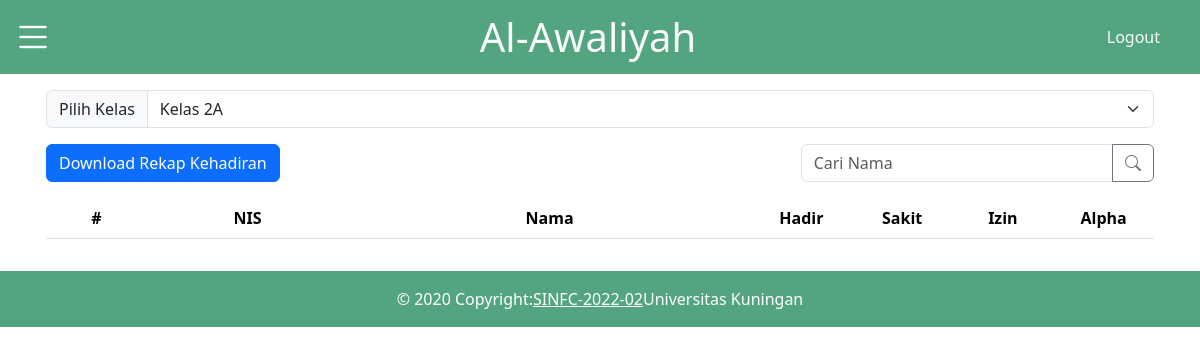
Page /pages/rekap2A.php (signed in) on the earlier database version.
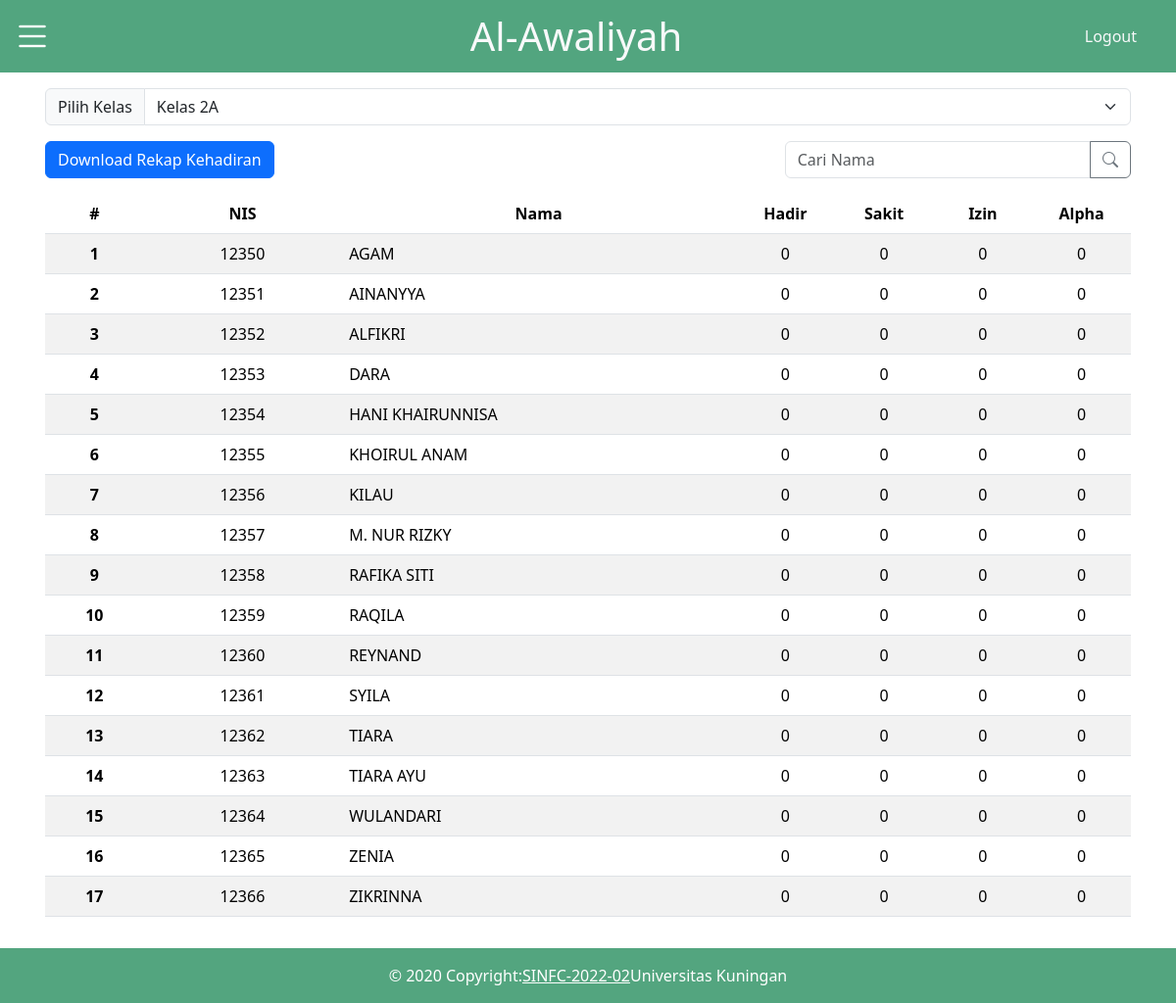
Same page on the later database version.
### tables this page shows
CREATE TABLE `siswa` (
  `nis` varchar(15) NOT NULL,
  `nama` varchar(255) DEFAULT NULL,
  `id_kelas` int DEFAULT NULL
);

### pages/rekap2A.php (the view, shortened to what this page needs)
<!DOCTYPE html>
<html lang="en">
<head>
    <link href="https://cdn.jsdelivr.net/npm/bootstrap@5.3.2/dist/css/bootstrap.min.css" rel="stylesheet">
    <link rel="stylesheet" href="https://cdn.jsdelivr.net/npm/bootstrap-icons@1.11.2/font/bootstrap-icons.min.css">
    <link rel="stylesheet" href="../css/style.css">
</head>
<body>
    <nav>
        <div class="topnav bg-success bg-opacity-75">
            <div class="row w-100">
                <div class="col col-2">
                    <div class="burger">
                        <a class="btn btn-link" data-bs-toggle="offcanvas" href="#offcanvas" role="button">
                            <i class="bi bi-list text-white fs-1"></i>
                        </a>
                    </div>
                </div>
                <div class="col d-flex justify-content-center align-items-center">
                    <h1 class="text-light m-2">Al-Awaliyah</h1>
                </div>
                <div class="col col-2 d-flex justify-content-end align-items-center">
                    <a class="link-offset-2 link-offset-3-hover link-underline link-underline-opacity-0 link-underline-opacity-75-hover text-light me-3 " href="../action/logout.php">Logout</a>
                </div>
            </div>
        </div>
    </nav>
    <div class="container p-3">
      <div class="input-group mb-3">
        <label class="input-group-text" for="inputGroupSelect01">Pilih Kelas</label>
        <select class="form-select" id="inputGroupSelect01" name="kelas">
          <option value="2A" selected>Kelas 2A</option>
        </select>
      </div>
      <div class="row">
        <div class="col">
          <a href="../action/sheet.php?kelas=3">
              <button class="btn btn-primary">Download Rekap Kehadiran</button>
          </a>
        </div>
        <div class="col col-4 ms-auto">
          <div class="input-group mb-3">
            <input id="search" type="text" class="form-control" placeholder="Cari Nama" aria-label="Recipient's username" aria-describedby="button-addon2">
            <button class="btn btn-outline-secondary" type="button" id="button-addon2">
              <i class="bi bi-search"></i>
            </button>
          </div>
        </div>
      </div>
      <table class="table table-striped m-0 align-items-center">
        <thead class="text-center">
        <tr>
            <th class="col-1" scope="col">#</th>
            <th class="col-2" scope="col">NIS</th>
            <th class="col-4" scope="col">Nama</th>
            <th class="col-1" scope="col">Hadir</th>
            <th class="col-1" scope="col">Sakit</th>
            <th class="col-1" scope="col">Izin</th>
            <th class="col-1" scope="col">Alpha</th>
          </tr>
        </thead>
        <tbody id="data-table-body">
            <?php
            include "../action/koneksi.php";
            $no = 1;
            $data = mysqli_query($koneksi, "SELECT siswa.nis, siswa.nama, kelas.nama_kelas,
            SUM(CASE WHEN presensi.status_presensi = 'H' THEN 1 ELSE 0 END) as hadir,
            SUM(CASE WHEN presensi.status_presensi = 'S' THEN 1 ELSE 0 END) as sakit,
            SUM(CASE WHEN presensi.status_presensi = 'I' THEN 1 ELSE 0 END) as izin,
            SUM(CASE WHEN presensi.status_presensi = 'A' THEN 1 ELSE 0 END) as alpha
            FROM siswa
            LEFT JOIN presensi ON siswa.nis = presensi.nis
            LEFT JOIN kelas ON siswa.id_kelas = kelas.id_kelas
            WHERE kelas.id_kelas = '3'
            GROUP BY siswa.nis");
            while($d = mysqli_fetch_array($data)){
                echo "<tr>";
                echo "<th class='text-center' scope='row'>" . $no++ . "</th>";
                echo "<td class='text-center'>" . $d["nis"] . "</td>";
                echo "<td class='text-start'>" . $d["nama"] . "</td>";
                $sakitColor = ($d['sakit'] > 3) ? 'text-danger fw-bold' : '';
                $izinColor = ($d['izin'] > 3) ? 'text-danger fw-bold' : '';
                $alphaColor = ($d['alpha'] > 3) ? 'text-danger fw-bold' : '';
                echo "<td class='text-center'>" . $d["hadir"] . "</td>";
                echo "<td class='text-center $sakitColor'>" . $d["sakit"] . "</td>";
                echo "<td class='text-center $izinColor'>" . $d["izin"] . "</td>";
                echo "<td class='text-center $alphaColor'>" . $d["alpha"] . "</td>";
                echo "</tr>";
            }
            ?>
        </tbody>
      </table>
    </div>
    <footer class="text-lg-start mt-3">
        <div class="d-flex justify-content-center align-items-center text-white p-3" style="background-color: rgb(83,165,127);">
        © 2020 Copyright:
        <a class="text-white" href="https://www.instagram.com/sisteminformasi_02?igsh=MWF0bmJwczFmZDcybg==" target="_BLANK">SINFC-2022-02</a>
        Universitas Kuningan
        </div>
    </footer>
</body>
</html>

Differences in the rows shown:
added siswa: nis "12350", nama "AGAM", hadir "0", sakit "0", izin "0", alpha "0"
added siswa: nis "12351", nama "AINANYYA", hadir "0", sakit "0", izin "0", alpha "0"
added siswa: nis "12352", nama "ALFIKRI", hadir "0", sakit "0", izin "0", alpha "0"
added siswa: nis "12353", nama "DARA", hadir "0", sakit "0", izin "0", alpha "0"
added siswa: nis "12354", nama "HANI KHAIRUNNISA", hadir "0", sakit "0", izin "0", alpha "0"
added siswa: nis "12355", nama "KHOIRUL ANAM", hadir "0", sakit "0", izin "0", alpha "0"
added siswa: nis "12356", nama "KILAU", hadir "0", sakit "0", izin "0", alpha "0"
added siswa: nis "12357", nama "M. NUR RIZKY", hadir "0", sakit "0", izin "0", alpha "0"
added siswa: nis "12358", nama "RAFIKA SITI", hadir "0", sakit "0", izin "0", alpha "0"
added siswa: nis "12359", nama "RAQILA", hadir "0", sakit "0", izin "0", alpha "0"
added siswa: nis "12360", nama "REYNAND", hadir "0", sakit "0", izin "0", alpha "0"
added siswa: nis "12361", nama "SYILA", hadir "0", sakit "0", izin "0", alpha "0"
added siswa: nis "12362", nama "TIARA", hadir "0", sakit "0", izin "0", alpha "0"
added siswa: nis "12363", nama "TIARA AYU", hadir "0", sakit "0", izin "0", alpha "0"
added siswa: nis "12364", nama "WULANDARI", hadir "0", sakit "0", izin "0", alpha "0"
added siswa: nis "12365", nama "ZENIA", hadir "0", sakit "0", izin "0", alpha "0"
added siswa: nis "12366", nama "ZIKRINNA", hadir "0", sakit "0", izin "0", alpha "0"
